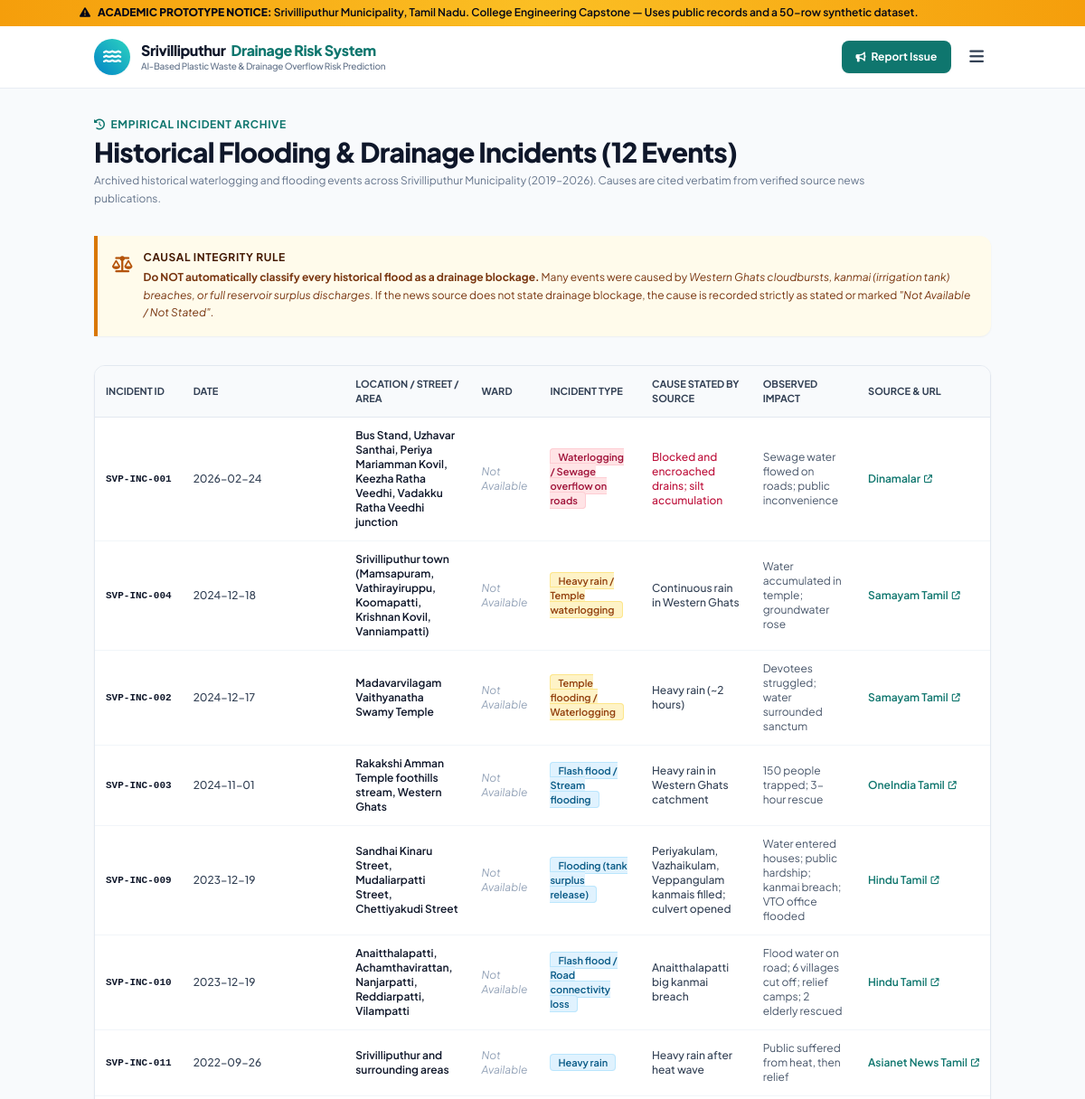
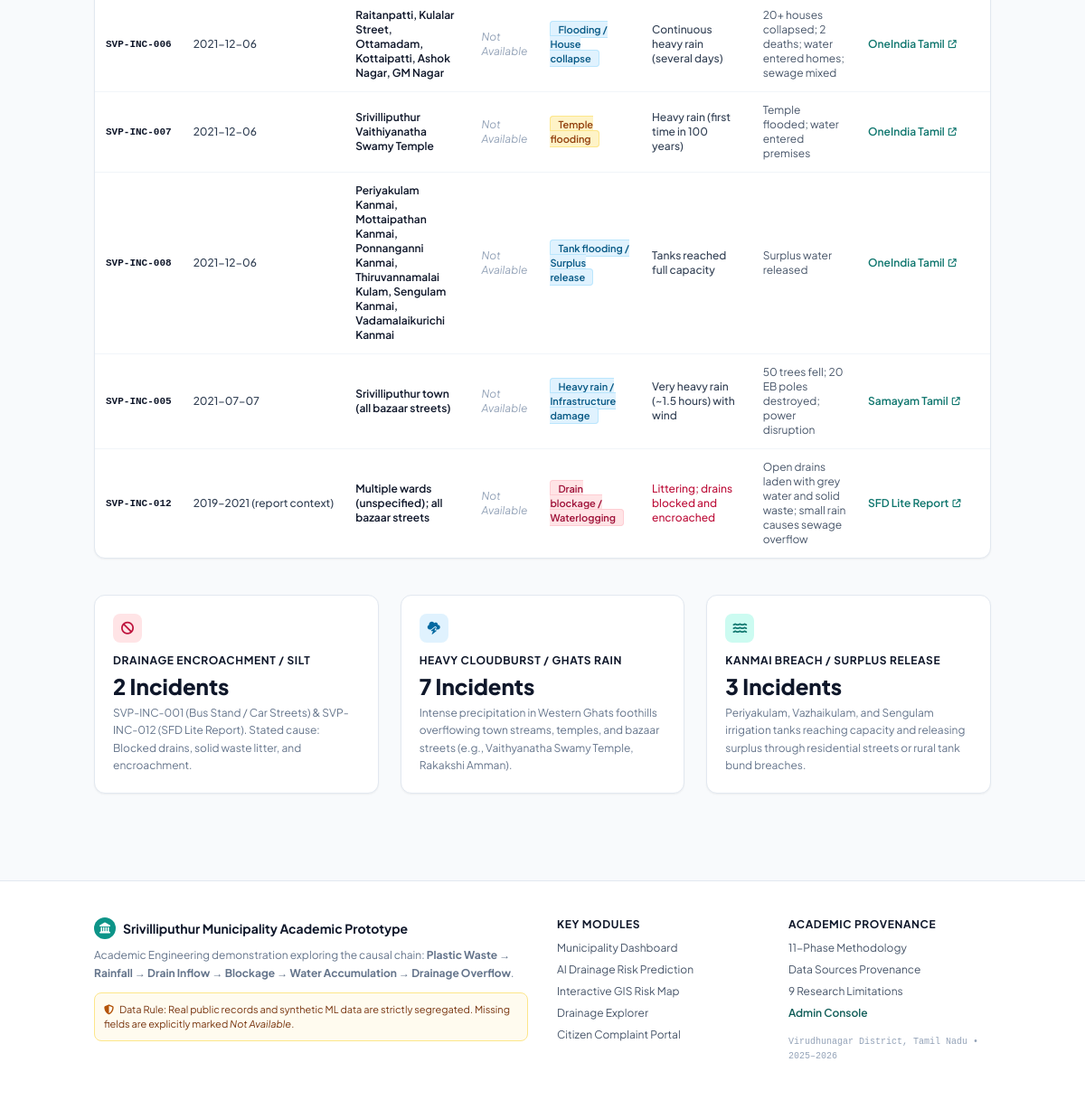
Page /incidents on the committed database (2 pictures, top to bottom).
### tables this page shows
CREATE TABLE incidents (
        id INTEGER PRIMARY KEY AUTOINCREMENT,
        incident_id TEXT UNIQUE NOT NULL,
        date TEXT NOT NULL,
        location_street_area TEXT NOT NULL,
        ward_no TEXT,
        incident_type TEXT NOT NULL,
        rainfall_mm TEXT,
        reported_cause TEXT,
        impact TEXT,
        source TEXT,
        source_url TEXT,
        data_source_type TEXT NOT NULL DEFAULT 'HISTORICAL_PUBLIC'
    );

### app.py (the view)
@app.route('/incidents')
def incidents():
    conn = get_db()
    c = conn.cursor()
    c.execute("SELECT * FROM incidents ORDER BY date DESC")
    incident_list = [dict(row) for row in c.fetchall()]
    conn.close()
    return render_template('incidents.html', incidents=incident_list)

### app.py (called while the page is built)
def get_db():
    conn = sqlite3.connect(str(DB_PATH))
    conn.row_factory = sqlite3.Row
    return conn

@app.context_processor
def inject_global_context():
    return {
        'project_title': 'AI-Based Plastic Waste & Drainage Overflow Risk Prediction System',
        'municipality_name': 'Srivilliputhur Municipality',
        'state_name': 'Tamil Nadu',
        'prototype_disclaimer': 'Academic Demonstration Prototype — Built using public municipal records and a 50-row synthetic ML dataset. Not an official municipal deployment.',
        'current_year': '2026'
    }

    def __call__(self, environ, start_response):
        path = environ.get('PATH_INFO', '')
        for entry in ['/api/index.py', '/api/index']:
            if path == entry:
                environ['PATH_INFO'] = '/'
                break
            elif path.startswith(entry + '/'):
                environ['PATH_INFO'] = path[len(entry):]
                break
        return self.wsgi_app(environ, start_response)

### templates/incidents.html (shortened to what this page needs)
{% extends "base.html" %}
{% block content %}
<div class="container mx-auto px-4 py-8">
  <div class="max-w-4xl mb-8">
    <div class="text-xs font-bold text-teal-700 uppercase tracking-wider mb-1 flex items-center gap-1.5">
      <i class="fa-solid fa-clock-rotate-left"></i> Empirical Incident Archive
    </div>
    <h1 class="text-2xl md:text-3xl font-extrabold text-slate-900 tracking-tight">
      Historical Flooding & Drainage Incidents (12 Events)
    </h1>
    <p class="text-xs text-slate-500 mt-1 leading-relaxed">
      Archived historical waterlogging and flooding events across Srivilliputhur Municipality (2019–2026). Causes are cited verbatim from verified source news publications.
    </p>
  </div>
  <div class="p-4 bg-amber-50 border-l-4 border-amber-600 rounded-r-xl mb-8 shadow-sm">
    <div class="flex items-start gap-3">
      <i class="fa-solid fa-scale-balanced text-amber-700 text-lg mt-0.5"></i>
      <div>
        <div class="text-xs font-bold text-amber-950 uppercase tracking-wider">Causal Integrity Rule</div>
        <p class="text-xs text-amber-900 mt-1 leading-relaxed">
          <strong>Do NOT automatically classify every historical flood as a drainage blockage.</strong>
          Many events were caused by <em>Western Ghats cloudbursts, kanmai (irrigation tank) breaches, or full reservoir surplus discharges</em>.
          If the news source does not state drainage blockage, the cause is recorded strictly as stated or marked <em>"Not Available / Not Stated"</em>.
        </p>
      </div>
    </div>
  </div>
  <div class="bg-white border border-slate-200 rounded-xl shadow-sm overflow-hidden mb-10">
    <div class="overflow-x-auto">
      <table class="w-full text-xs text-left">
        <thead class="bg-slate-50 text-slate-700 font-semibold border-b border-slate-200 uppercase text-[11px]">
          <tr>
            <th class="px-3 py-3">Incident ID</th>
            <th class="px-3 py-3">Date</th>
            <th class="px-3 py-3">Location / Street / Area</th>
            <th class="px-3 py-3">Ward</th>
            <th class="px-3 py-3">Incident Type</th>
            <th class="px-3 py-3">Cause Stated by Source</th>
            <th class="px-3 py-3">Observed Impact</th>
            <th class="px-3 py-3">Source & URL</th>
          </tr>
        </thead>
        <tbody class="divide-y divide-slate-100">
          {% for inc in incidents %}
          <tr class="hover:bg-slate-50 transition">
            <td class="px-3 py-3 font-bold text-slate-900 font-mono text-[11px] whitespace-nowrap">{{ inc.incident_id }}</td>
            <td class="px-3 py-3 font-medium text-slate-700 whitespace-nowrap">{{ inc.date }}</td>
            <td class="px-3 py-3 font-semibold text-slate-900 max-w-xs">{{ inc.location_street_area }}</td>
            <td class="px-3 py-3 text-slate-600">
              {% if inc.ward_no != 'NOT_AVAILABLE' %}
                Ward {{ inc.ward_no }}
              {% else %}
                <span class="text-slate-400 italic">Not Available</span>
              {% endif %}
            </td>
            <td class="px-3 py-3">
              <span class="px-2 py-0.5 rounded text-[11px] font-semibold {% if 'blockage' in inc.incident_type.lower() or 'sewage' in inc.incident_type.lower() %}bg-rose-100 text-rose-800 border border-rose-200{% elif 'temple' in inc.incident_type.lower() %}bg-amber-100 text-amber-800 border border-amber-200{% else %}bg-sky-100 text-sky-800 border border-sky-200{% endif %}">
                {{ inc.incident_type }}
              </span>
            </td>
            <td class="px-3 py-3 font-medium {% if 'drain' in inc.reported_cause.lower() or 'silt' in inc.reported_cause.lower() %}text-rose-700 font-bold{% else %}text-slate-700{% endif %}">
              {{ inc.reported_cause if inc.reported_cause != 'NOT_AVAILABLE' else 'Cause: Not Available / Not Stated' }}
            </td>
            <td class="px-3 py-3 text-slate-600 max-w-xs">{{ inc.impact }}</td>
            <td class="px-3 py-3 whitespace-nowrap">
              <a href="{{ inc.source_url }}" target="_blank" rel="noopener noreferrer" class="text-teal-700 hover:text-teal-900 font-semibold flex items-center gap-1">
                {{ inc.source }} <i class="fa-solid fa-arrow-up-right-from-square text-[9px]"></i>
              </a>
            </td>
          </tr>
          {% endfor %}
        </tbody>
      </table>
    </div>
  </div>
  <div class="grid grid-cols-1 md:grid-cols-3 gap-6">
    <div class="bg-white border border-slate-200 rounded-xl p-5 shadow-sm">
      <div class="w-8 h-8 rounded-lg bg-rose-100 text-rose-700 flex items-center justify-center font-bold text-sm mb-3">
        <i class="fa-solid fa-ban"></i>
      </div>
      <h3 class="text-xs font-bold text-slate-900 uppercase tracking-wider mb-1">Drainage Encroachment / Silt</h3>
      <div class="text-2xl font-black text-slate-900 mb-1">2 Incidents</div>
      <p class="text-xs text-slate-500 leading-relaxed">
        SVP-INC-001 (Bus Stand / Car Streets) & SVP-INC-012 (SFD Lite Report). Stated cause: Blocked drains, solid waste litter, and encroachment.
      </p>
    </div>
    <div class="bg-white border border-slate-200 rounded-xl p-5 shadow-sm">
      <div class="w-8 h-8 rounded-lg bg-sky-100 text-sky-700 flex items-center justify-center font-bold text-sm mb-3">
        <i class="fa-solid fa-cloud-bolt"></i>
      </div>
      <h3 class="text-xs font-bold text-slate-900 uppercase tracking-wider mb-1">Heavy Cloudburst / Ghats Rain</h3>
      <div class="text-2xl font-black text-slate-900 mb-1">7 Incidents</div>
      <p class="text-xs text-slate-500 leading-relaxed">
        Intense precipitation in Western Ghats foothills overflowing town streams, temples, and bazaar streets (e.g., Vaithyanatha Swamy Temple, Rakakshi Amman).
      </p>
    </div>
    <div class="bg-white border border-slate-200 rounded-xl p-5 shadow-sm">
      <div class="w-8 h-8 rounded-lg bg-teal-100 text-teal-700 flex items-center justify-center font-bold text-sm mb-3">
        <i class="fa-solid fa-water"></i>
      </div>
      <h3 class="text-xs font-bold text-slate-900 uppercase tracking-wider mb-1">Kanmai Breach / Surplus Release</h3>
      <div class="text-2xl font-black text-slate-900 mb-1">3 Incidents</div>
      <p class="text-xs text-slate-500 leading-relaxed">
        Periyakulam, Vazhaikulam, and Sengulam irrigation tanks reaching capacity and releasing surplus through residential streets or rural tank bund breaches.
      </p>
    </div>
  </div>
</div>
{% endblock %}

### static/css/custom.css (style rules this page uses)
body { font-family: 'Plus Jakarta Sans', 'Inter', sans-serif; background-color: #f8fafc; color: #1e293b; }
code, pre, .font-mono { font-family: 'JetBrains Mono', monospace; }

### rows in the picture
incidents: incident_id "SVP-INC-001", date "2026-02-24", location_street_area "Bus Stand, Uzhavar Santhai, Periya Mariamman Kovil, Keezha Ratha Veedhi, Vadakku Ratha Veedhi junction", ward_no "Not Available", incident_type "Waterlogging / Sewage overflow on roads", reported_cause "Blocked and encroached drains; silt accumulation", impact "Sewage water flowed on roads; public inconvenience", source "Dinamalar"
incidents: incident_id "SVP-INC-004", date "2024-12-18", location_street_area "Srivilliputhur town (Mamsapuram, Vathirayiruppu, Koomapatti, Krishnan Kovil, Vanniampatti)", ward_no "Not Available", incident_type "Heavy rain / Temple waterlogging", reported_cause "Continuous rain in Western Ghats", impact "Water accumulated in temple; groundwater rose", source "Samayam Tamil"
incidents: incident_id "SVP-INC-002", date "2024-12-17", location_street_area "Madavarvilagam Vaithyanatha Swamy Temple", ward_no "Not Available", incident_type "Temple flooding / Waterlogging", reported_cause "Heavy rain (~2 hours)", impact "Devotees struggled; water surrounded sanctum", source "Samayam Tamil"
incidents: incident_id "SVP-INC-003", date "2024-11-01", location_street_area "Rakakshi Amman Temple foothills stream, Western Ghats", ward_no "Not Available", incident_type "Flash flood / Stream flooding", reported_cause "Heavy rain in Western Ghats catchment", impact "150 people trapped; 3-hour rescue", source "OneIndia Tamil"
incidents: incident_id "SVP-INC-009", date "2023-12-19", location_street_area "Sandhai Kinaru Street, Mudaliarpatti Street, Chettiyakudi Street", ward_no "Not Available", incident_type "Flooding (tank surplus release)", reported_cause "Periyakulam, Vazhaikulam, Veppangulam kanmais filled; culvert opened", impact "Water entered houses; public hardship; kanmai breach; VTO office flooded", source "Hindu Tamil"
incidents: incident_id "SVP-INC-010", date "2023-12-19", location_street_area "Anaitthalapatti, Achamthavirattan, Nanjarpatti, Reddiarpatti, Vilampatti", ward_no "Not Available", incident_type "Flash flood / Road connectivity loss", reported_cause "Anaitthalapatti big kanmai breach", impact "Flood water on road; 6 villages cut off; relief camps; 2 elderly rescued", source "Hindu Tamil"
incidents: incident_id "SVP-INC-011", date "2022-09-26", location_street_area "Srivilliputhur and surrounding areas", ward_no "Not Available", incident_type "Heavy rain", reported_cause "Heavy rain after heat wave", impact "Public suffered from heat, then relief", source "Asianet News Tamil"
incidents: incident_id "SVP-INC-006", date "2021-12-06", location_street_area "Raitanpatti, Kulalar Street, Ottamadam, Kottaipatti, Ashok Nagar, GM Nagar", ward_no "Not Available", incident_type "Flooding / House collapse", reported_cause "Continuous heavy rain (several days)", impact "20+ houses collapsed; 2 deaths; water entered homes; sewage mixed", source "OneIndia Tamil"
incidents: incident_id "SVP-INC-007", date "2021-12-06", location_street_area "Srivilliputhur Vaithiyanatha Swamy Temple", ward_no "Not Available", incident_type "Temple flooding", reported_cause "Heavy rain (first time in 100 years)", impact "Temple flooded; water entered premises", source "OneIndia Tamil"
incidents: incident_id "SVP-INC-008", date "2021-12-06", location_street_area "Periyakulam Kanmai, Mottaipathan Kanmai, Ponnanganni Kanmai, Thiruvannamalai Kulam, Sengulam Kanmai, Vadamalaikurichi Kanmai", ward_no "Not Available", incident_type "Tank flooding / Surplus release", reported_cause "Tanks reached full capacity", impact "Surplus water released", source "OneIndia Tamil"
incidents: incident_id "SVP-INC-005", date "2021-07-07", location_street_area "Srivilliputhur town (all bazaar streets)", ward_no "Not Available", incident_type "Heavy rain / Infrastructure damage", reported_cause "Very heavy rain (~1.5 hours) with wind", impact "50 trees fell; 20 EB poles destroyed; power disruption", source "Samayam Tamil"
incidents: incident_id "SVP-INC-012", date "2019–2021 (report context)", location_street_area "Multiple wards (unspecified); all bazaar streets", ward_no "Not Available", incident_type "Drain blockage / Waterlogging", reported_cause "Littering; drains blocked and encroached", impact "Open drains laden with grey water and solid waste; small rain causes sewage overflow", source "SFD Lite Report"
